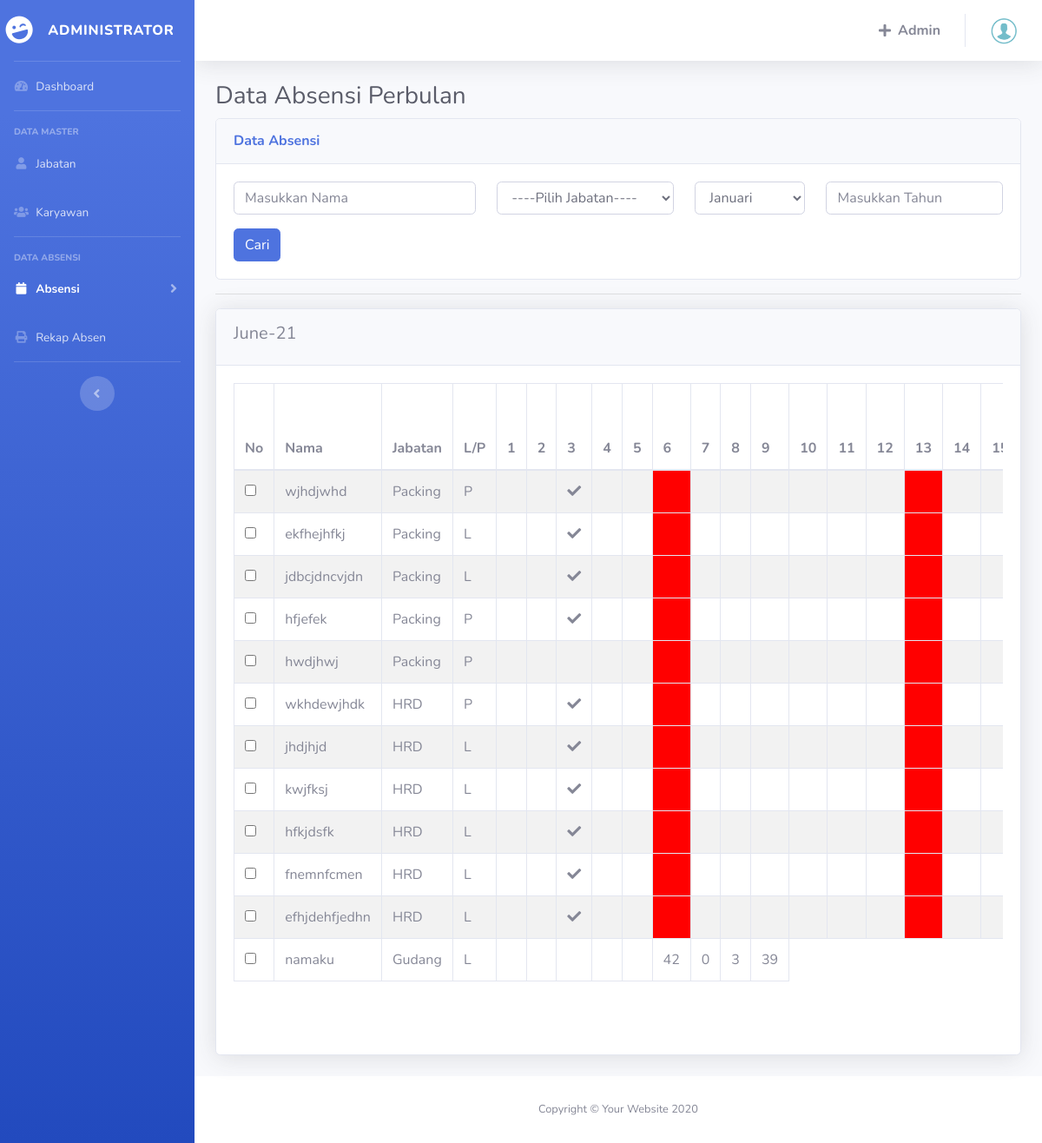
The app's page /absensi/data-index.php (signed in) with its own data.
### tables this page shows
CREATE TABLE `karyawan` (
  `id_karyawan` int(11) NOT NULL,
  `nik` int(11) NOT NULL,
  `nama` varchar(100) NOT NULL,
  `ttl` date NOT NULL,
  `jk` varchar(100) NOT NULL,
  `alamat` varchar(250) NOT NULL,
  `notlp` int(11) NOT NULL,
  `kd_jabatan` varchar(100) NOT NULL,
  `tgl_pendaftaran` date NOT NULL,
  `agama` varchar(100) NOT NULL,
  `foto` text NOT NULL
);

CREATE TABLE `jabatan` (
  `kd_jabatan` varchar(100) NOT NULL,
  `nama_jabatan` varchar(50) NOT NULL
);

CREATE TABLE `absensi` (
  `id_absen` int(250) NOT NULL,
  `id_karyawan` int(11) NOT NULL,
  `tgl_absen` date NOT NULL,
  `keterangan` varchar(100) NOT NULL,
  `kd_jabatan` varchar(100) NOT NULL
);

### absensi/data-index.php (the view, shortened to what this page needs)
<?php
include '../layout/header.php';
$keterangan_alpha = 0;
$keterangan_izin = 0;
$keterangan_hadir = 0;
$keterangan_libur = 0;
?>
<div class="container-fluid">
    <h1 class="h3 mb-2 text-gray-800">Data Absensi Perbulan</h1>
    <div class="card shadow-4">
        <div class="card-header py-3">
            <h6 class="m-0 font-weight-bold text-primary">Data Absensi</h6>
        </div>
        <div class="card-body">
            <form action="" method="get">
                <div class="row">
                    <div class="col-lg-4">
                        <div class="form-group">
                            <input type="text" class="form-control form-control-user" id="nama" name="nama" placeholder="Masukkan Nama">
                        </div>
                    </div>
                    <div class="col-lg-3">
                        <div class="form-group">
                            <select class="form-control" aria-label="form-select-sm example" name="jabatan" required>
                                <option>----Pilih Jabatan----</option>
                            </select>
                        </div>
                    </div>
                    <div class="col-lg-2">
                        <div class="form-group">
                            <select class="form-control" aria-label="form-select-sm example" name="bulan">
                                <?php
                                $nama_bulan = [
                                    'Januari', 'Februari', 'Maret', 'April', 'Mei', 'Juni', 'Juli', 'Agustus',
                                    'September', 'Oktober', 'November', 'Desember'
                                ];
                                for ($nomor_bulan = 1; $nomor_bulan <= 12; $nomor_bulan++) {
                                    if ($nomor_bulan < 10) {
                                        echo "<option value='0$nomor_bulan'>" . $nama_bulan[$nomor_bulan - 1] . "</option>";
                                    } else {
                                        echo "<option value='$nomor_bulan'>" . $nama_bulan[$nomor_bulan - 1] . "</option>";
                                    }
                                }
                                ?>
                            </select>
                        </div>
                    </div>
                    <div class="col-lg-3">
                        <div class="form-group">
                            <input type="number" class="form-control form-control-user" id="tahun" name="tahun" placeholder="Masukkan Tahun" required>
                        </div>
                    </div>
                </div>
                <div class="col-xs-3">
                    <input class="btn btn-primary" type="submit" name="carinama" value="Cari">
                </div>
            </form>
        </div>
    </div>
    <hr>
    <?php
    if (isset($_GET['carinama'])) {
        $cari_nama = $_GET['nama'];
        $cari_bulan = $_GET['bulan'];
        $filter = $_GET['jabatan'];
        $query_tampil = mysqli_query($koneski, "SELECT * FROM karyawan INNER JOIN jabatan ON karyawan.kd_jabatan = jabatan.kd_jabatan WHERE jabatan.kd_jabatan='$_GET[jabatan]' OR nama = '$cari_nama' ORDER BY nama ASC");
    } else {
        $query_tampil = mysqli_query($koneski, "SELECT * FROM karyawan INNER JOIN jabatan ON karyawan.kd_jabatan = jabatan.kd_jabatan ORDER BY jabatan.kd_jabatan ASC");
    }
    ?>
    <div class="card shadow mb-4">
        <div class="card-header py-3">
            <?php if (isset($_GET['carinama'])) { ?>
                <h5><?php echo "$_GET[bulan]-$_GET[tahun]"; ?></h5>
            <?php } else { ?>
                <h5><?php echo date('F-y'); ?></h5>
            <?PHP } ?>
        </div>
        <div class="card-body">
            <div class="widget-content">
                <div class="table-responsive">
                    <table class="table table-bordered table-striped">
                        <thead>
                            <tr>
                                <th rowspan="2">No</th>
                                <th rowspan='2'>Nama</th>
                                <th rowspan="2">Jabatan</th>
                                <th rowspan='2'>L/P</th>
                                <?php for ($tanggal_table = 1; $tanggal_table <= 31; $tanggal_table++) {
                                    echo "<th rowspan='2'>$tanggal_table</th>";
                                } ?>
                            </tr>
                            <tr>
                            </tr>
                        </thead>
                        <tbody>
                            <?php $no = 1;
                            while ($data = mysqli_fetch_array($query_tampil)) {
                                if ($data['jk'] == "Laki-laki") {
                                    $jk = "L";
                                } else {
                                    $jk = "P";
                                } ?>
                                <tr>
                                    <td><input type="checkbox" name="id_karyawan[]" value="<?PHP echo $data['id_karyawan']; ?>" /></td>
                                    <td><?php echo $data['nama']; ?></td>
                                    <td><?php echo $data['nama_jabatan']; ?></td>
                                    <td><?php echo $jk ?></td>
                                    <?php
                                    $nomor2 = 1;
                                    if (isset($_GET['bulan'])) {
                                        $query_tampil_tanggal = mysqli_query($koneski, "SELECT * FROM absensi WHERE id_karyawan=$data[id_karyawan] and tgl_absen like '%$_GET[tahun]-$cari_bulan%' ORDER BY tgl_absen ASC;");
                                    } else {
                                        $cari_bulann = date('m');
                                        $tahunn = date('Y');
                                        $query_tampil_tanggal = mysqli_query($koneski, "SELECT * FROM absensi WHERE id_karyawan=$data[id_karyawan]
                                                                and tgl_absen like '%$tahunn-$cari_bulann%' ORDER BY tgl_absen ASC;");
                                    }
                                    while ($data_tanggal = mysqli_fetch_array($query_tampil_tanggal)) {
                                        $ambil_tanggal = explode("-", $data_tanggal['tgl_absen']);
                                        $ambil_tanggal[2] = (int)$ambil_tanggal[2];
                                        for ($nomor = $nomor2; $nomor <= $ambil_tanggal[2]; $nomor++) {
                                            if ($nomor == $ambil_tanggal[2]) {
                                                if ($data_tanggal['keterangan'] == 'h') {
                                                    echo '<td><i class="fa fa-check" aria-hidden="true"></i></span></td>';
                                                } else if ($data_tanggal['keterangan'] == 'l') {
                                                    echo '<td style="background-color: red;"></td>';
                                                } else {
                                                    echo "<td><b>" . strtoupper($data_tanggal['keterangan']) . "</b></td>";
                                                }
                                            } else {
                                                echo "<td></td>";
                                            }
                                        }
                                        if ($data_tanggal['keterangan'] == 'h') {
                                            $keterangan_hadir++;
                                        } else if ($data_tanggal['keterangan'] == 'a') {
                                            $keterangan_alpha++;
                                        } else if ($data_tanggal['keterangan'] == 'i') {
                                            $keterangan_izin++;
                                        } else if ($data_tanggal['keterangan'] == 'l') {
                                            $keterangan_libur++;
                                        }
                                        $nomor2 = $ambil_tanggal[2] + 1;
                                        $sisa_td = 31 - $nomor2;
                                    }
                                    for ($td = 0; $td <= $sisa_td; $td++) {
                                        echo "<td></td>";
                                    }
                                    echo "<td>$keterangan_hadir</td>
                                                            <td>$keterangan_alpha</td>
                                                            <td>$keterangan_izin</td>
                                                            <td>$keterangan_libur</td>";
                                    ?>
                                </tr>
                            <?php } ?>
                        </tbody>
                    </table>
                </div>
                <br>
            </div>
            <br>
        </div>
    </div>
</div>
<?php
include '../layout/footer.php'
?>

### records on screen
karyawan: nama "wjhdjwhd", kd_jabatan.nama_jabatan "Packing", jk "P"
absensi: keterangan "h" (drawn)
absensi: keterangan "l" (drawn)
absensi: keterangan "l" (drawn)
karyawan: nama "ekfhejhfkj", kd_jabatan.nama_jabatan "Packing", jk "L"
absensi: keterangan "h" (drawn)
absensi: keterangan "l" (drawn)
absensi: keterangan "l" (drawn)
karyawan: nama "jdbcjdncvjdn", kd_jabatan.nama_jabatan "Packing", jk "L"
absensi: keterangan "h" (drawn)
absensi: keterangan "l" (drawn)
absensi: keterangan "l" (drawn)
karyawan: nama "hfjefek", kd_jabatan.nama_jabatan "Packing", jk "P"
absensi: keterangan "h" (drawn)
absensi: keterangan "l" (drawn)
absensi: keterangan "l" (drawn)
karyawan: nama "hwdjhwj", kd_jabatan.nama_jabatan "Packing", jk "P"
absensi: keterangan "l" (drawn)
absensi: keterangan "l" (drawn)
karyawan: nama "wkhdewjhdk", kd_jabatan.nama_jabatan "HRD", jk "P"
absensi: keterangan "h" (drawn)
absensi: keterangan "l" (drawn)
absensi: keterangan "l" (drawn)
karyawan: nama "jhdjhjd", kd_jabatan.nama_jabatan "HRD", jk "L"
absensi: keterangan "h" (drawn)
absensi: keterangan "l" (drawn)
absensi: keterangan "l" (drawn)
karyawan: nama "kwjfksj", kd_jabatan.nama_jabatan "HRD", jk "L"
absensi: keterangan "h" (drawn)
absensi: keterangan "l" (drawn)
absensi: keterangan "l" (drawn)
karyawan: nama "hfkjdsfk", kd_jabatan.nama_jabatan "HRD", jk "L"
absensi: keterangan "h" (drawn)
absensi: keterangan "l" (drawn)
absensi: keterangan "l" (drawn)
karyawan: nama "fnemnfcmen", kd_jabatan.nama_jabatan "HRD", jk "L"
absensi: keterangan "h" (drawn)
absensi: keterangan "l" (drawn)
absensi: keterangan "l" (drawn)
karyawan: nama "efhjdehfjedhn", kd_jabatan.nama_jabatan "HRD", jk "L"
absensi: keterangan "h" (drawn)
absensi: keterangan "l" (drawn)
absensi: keterangan "l" (drawn)
karyawan: nama "namaku", kd_jabatan.nama_jabatan "Gudang", jk "L", keterangan_hadir "42", keterangan_alpha "0", keterangan_izin "3", keterangan_libur "39"

### other values on screen
form field bulan "Januari"
